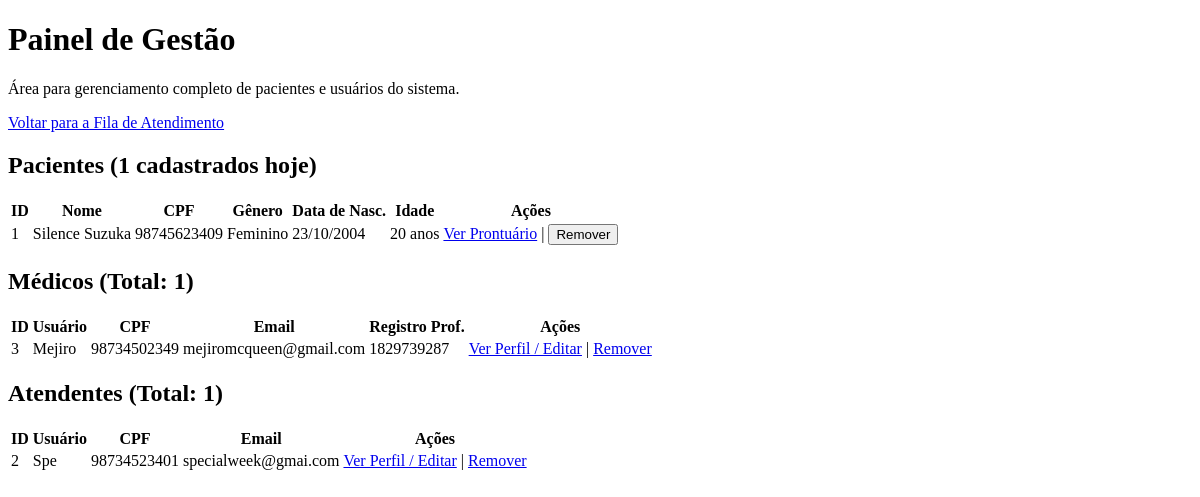
The app's page /master/gestao/ (signed in), older data.
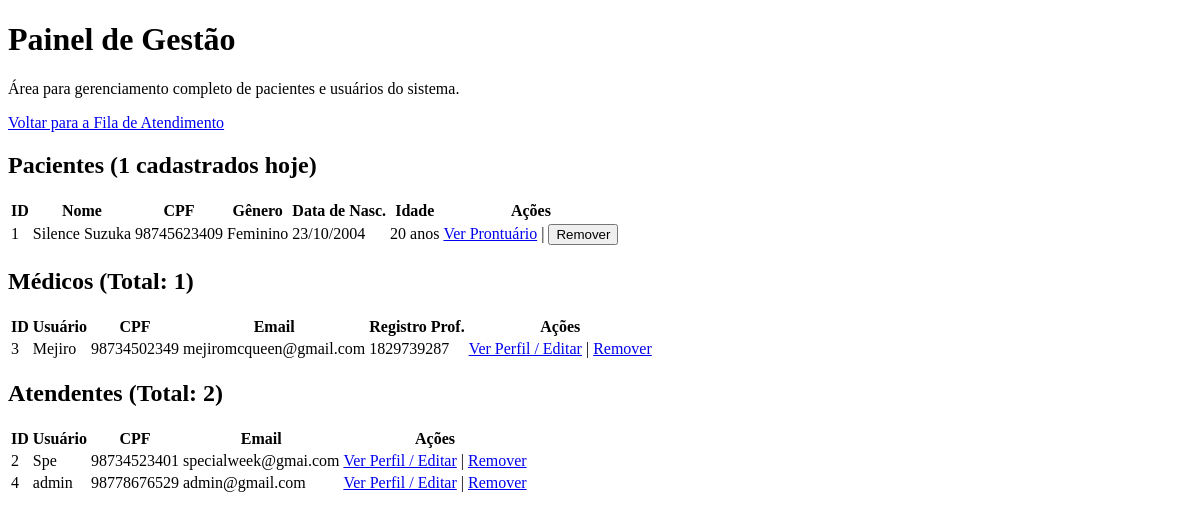
The same page, newer data.
### triagem/models.py (models this page shows, shortened)
class Paciente(models.Model):
    Sexualidade = [
        ('Masculino', 'Masculino'),
        ('Feminino', 'Feminino'),
    ]
    Convenios = [
        ('SUS', 'SUS'),
        ('Unimed', 'Unimed'),
        ('Hapvida', 'Hapvida'),
        ('Amil', 'Amil'),
        ('Bradesco Saude', 'Bradesco Saude'),
    ]
    Status = [
        ('Aguardando', 'Aguardando'),
        ('Em atendimento', 'Em atendimento'),
        ('Concluido', 'Concluido'),
    ]
    Sintomas = [
        ('Dor_Toracica', 'Dor Torácica / Aperto no Peito'),
        ('Falta_de_Ar', 'Falta de Ar / Dificuldade para Respirar'),
        ('Alteracao_Neurologica_Grave', 'Alteração de Consciência / Convulsão / Confusão'),
        ('Sangramento_Ativo', 'Sangramento Ativo / Vômito ou Fezes com Sangue'),
        ('Febre', 'Febre / Calafrios'),
        ('Dor_de_Cabeca', 'Dor de Cabeça'),
        ('Tontura_MalEstar', 'Tontura / Fraqueza / Mal-estar Geral'),
        ('Sintomas_Respiratorios_Leves', 'Tosse / Espirros / Dor de Garganta'),
        ('Dor_Abdominal', 'Dor Abdominal / Cólica'),
        ('Sintomas_Gastrointestinais', 'Náusea / Vômito / Diarreia'),
        ('Lesao_Trauma', 'Lesão / Trauma / Queda Recente'),
        ('Dor_Locomotora', 'Dor Muscular / Articular / Lombar'),
        ('Reacao_Alergica_Pele', 'Reação Alérgica / Erupção na Pele / Inchaço'),
        ('Queixa_Urinaria', 'Queixa Urinária (Dor ao urinar / Sangue na urina)'),
        ('Outro', 'Outro'),
    ]
    Risco = [
        ('Vermelho', 'Emergência'),
        ('Laranja', 'Muito Urgente'),
        ('Amarelo', 'Urgente'),
        ('Verde', 'Pouco Urgente'),
        ('Azul', 'Não Urgente'),
    ]
    Profissionais = [
        ('Clinica Medica', 'Clinica Medica'),
        ('Ortopedia', 'Ortopedia'),
        ('Pediatria', 'Pediatria'),
        ('Cardiologia', 'Cardiologia'),
        ('Neurologia', 'Neurologia'),
    ]
    nome = models.CharField(max_length=100)
    data_nascimento = models.DateField(verbose_name="Data de Nascimento")
    sexo = models.CharField(choices=Sexualidade, max_length=50)
    cpf = models.CharField(unique=True, max_length=11)
    convenio = models.CharField(choices=Convenios, max_length=50)
    temperatura = models.FloatField(max_length=3)
    pressao_sistolica = models.CharField(max_length=3) # Valor maior
    pressao_diastolica = models.CharField(max_length=3) # Valor menor
    pulso = models.CharField(max_length=3)
    frequenciaRespiratoria = models.CharField(max_length=3)
    saturacao = models.CharField(max_length=3)
    glicemia = models.CharField(max_length=3)
    dor = models.IntegerField(validators=[MinValueValidator(0), MaxValueValidator(10)])
    queixa = models.CharField(max_length=1000)
    inicio_sintomas = models.DateField()
    sintomas_associados = models.CharField(choices=Sintomas, max_length=50)
    observacoes = models.CharField(blank=True, null=True, max_length=1000)
    classificacao = models.CharField(choices=Risco, max_length=50,blank=True, null=True)
    justificativa = models.CharField(blank=True, null=True)
    encaminhamento = models.CharField(choices=Profissionais, max_length=50,blank=True, null=True)
    status = models.CharField(max_length=20, choices=Status, default='Aguardando',blank=True, null=True)
    hora_chegada = models.DateTimeField(default=timezone.now, blank=True)
    hora_inicio_atendimento = models.DateTimeField(null=True, blank=True)
    hora_fim_atendimento = models.DateTimeField(null=True, blank=True)
    atendente = models.ForeignKey(settings.AUTH_USER_MODEL, on_delete=models.PROTECT, related_name='pacientes_criados')
    medico_responsavel = models.ForeignKey(settings.AUTH_USER_MODEL, on_delete=models.SET_NULL, related_name='pacientes_atendidos', null=True, blank=True)
    @property
    def idade(self):
        if not self.data_nascimento:
            return None # Retorna nada se a data de nascimento não estiver preenchida
        hoje = date.today()
        idade_calculada = hoje.year - self.data_nascimento.year - ((hoje.month, hoje.day) < (self.data_nascimento.month, self.data_nascimento.day))
        return idade_calculada

class CustomUser(AbstractUser):
    class TipoUsuario(models.TextChoices):
        ATENDENTE = 'ATENDENTE', 'Atendente'
        MEDICO = 'MEDICO', 'Médico'
        ADMIN = 'ADMIN', 'Admin'
    Especializacoes = [
        ('CLINICA_GERAL', 'Clínica Geral'),
        ('CARDIOLOGIA', 'Cardiologia'),
        ('ORTOPEDIA', 'Ortopedia'),
        ('PEDIATRIA', 'Pediatria'),
        ('NEUROLOGIA', 'Neurologia'),
        ('OUTRA', 'Outra')
    ]
    nome_completo = models.CharField(max_length=255)
    email = models.EmailField(unique=True)
    cpf = models.CharField(max_length=11, unique=True)
    tipo_usuario = models.CharField(max_length=10, choices=TipoUsuario.choices, default=TipoUsuario.ATENDENTE)
    registro_profissional = models.CharField(max_length=20, blank=True, null=True)   # Permite que o valor seja nulo no banco
    especializacao = models.CharField(max_length=50, choices=Especializacoes,blank=True,null=True)
    USERNAME_FIELD = 'username'
    REQUIRED_FIELDS = ['email', 'nome_completo', 'cpf']

### triagem/decorators.py (the view)
    def _wrapped_view(request, *args, **kwargs):
        if not (request.user.is_superuser or (request.user.is_authenticated and request.user.tipo_usuario == 'ADMIN')):
            raise PermissionDenied
        return view_func(request, *args, **kwargs)

### triagem/views.py (called while the page is built)
@login_required
@admin_required # Garante que apenas usuários Admin possam acessar esta página
def gestao_view(request):
    hoje = timezone.now().date()
    todos_pacientes = Paciente.objects.all().order_by('-id')
    pacientes_hoje = todos_pacientes.filter(hora_chegada__date=hoje).count()
    todos_medicos = CustomUser.objects.filter(tipo_usuario='MEDICO').order_by('nome_completo')
    total_medicos = todos_medicos.count()
    todos_atendentes = CustomUser.objects.filter(tipo_usuario='ATENDENTE').order_by('nome_completo')
    total_atendentes = todos_atendentes.count()
    context = {
        'pacientes': todos_pacientes,
        'pacientes_hoje': pacientes_hoje,
        'medicos': todos_medicos,
        'total_medicos': total_medicos,
        'atendentes': todos_atendentes,
        'total_atendentes': total_atendentes,
    }
    return render(request, 'site/gestao.html', context)

### triagem/templates/site/gestao.html (shortened to what this page needs)
<!DOCTYPE html>
<html lang="en">
<head>
</head>
<body>
    <body>
    <div class="container">
        <h1>Painel de Gestão</h1>
        <p>Área para gerenciamento completo de pacientes e usuários do sistema.</p>
        <p><a href="{% url 'hosp:index' %}">Voltar para a Fila de Atendimento</a></p>
        <h2>Pacientes ({{ pacientes_hoje }} cadastrados hoje)</h2>
        <table>
            <thead>
                <tr>
                    <th>ID</th>
                    <th>Nome</th>
                    <th>CPF</th>
                    <th>Gênero</th>
                    <th>Data de Nasc.</th>
                    <th>Idade</th>
                    <th>Ações</th>
                </tr>
            </thead>
            <tbody>
                {% for paciente in pacientes %}
                <tr>
                    <td>{{ paciente.id }}</td>
                    <td>{{ paciente.nome }}</td>
                    <td>{{ paciente.cpf }}</td>
                    <td>{{ paciente.get_sexo_display }}</td>
                    <td>{{ paciente.data_nascimento|date:"d/m/Y" }}</td>
                    <td>{{ paciente.idade }} anos</td>
                    <td>
                        <a href="{% url 'hosp:mostrar' pk=paciente.pk %}">Ver Prontuário</a> |
                        <form action="{% url 'hosp:deletar' pk=paciente.pk %}" method="post" style="display: inline;" onsubmit="return confirm('Tem certeza que deseja remover este paciente?');">
                            <button type="submit" class="button-delete">Remover</button>
                        </form>
                    </td>
                </tr>
                {% empty %}
                <tr><td colspan="7" style="text-align: center;">Nenhum paciente cadastrado.</td></tr>
                {% endfor %}
            </tbody>
        </table>
        <h2>Médicos (Total: {{ total_medicos }})</h2>
        <table>
            <thead>
                <tr>
                    <th>ID</th>
                    <th>Usuário</th>
                    <th>CPF</th>
                    <th>Email</th>
                    <th>Registro Prof.</th>
                    <th>Ações</th>
                </tr>
            </thead>
            <tbody>
                {% for medico in medicos %}
                <tr>
                    <td>{{ medico.id }}</td>
                    <td>{{ medico.username }}</td>
                    <td>{{ medico.cpf }}</td>
                    <td>{{ medico.email }}</td>
                    <td>{{ medico.registro_profissional|default:"-" }}</td>
                    <td>
                        <a href="{% url 'admin:triagem_customuser_change' medico.pk %}">Ver Perfil / Editar</a> |
                        <a href="{% url 'admin:triagem_customuser_delete' medico.pk %}">Remover</a>
                    </td>
                </tr>
                {% empty %}
                <tr><td colspan="6" style="text-align: center;">Nenhum médico cadastrado.</td></tr>
                {% endfor %}
            </tbody>
        </table>
        <h2>Atendentes (Total: {{ total_atendentes }})</h2>
        <table>
            <thead>
                <tr>
                    <th>ID</th>
                    <th>Usuário</th>
                    <th>CPF</th>
                    <th>Email</th>
                    <th>Ações</th>
                </tr>
            </thead>
            <tbody>
                {% for atendente in atendentes %}
                <tr>
                    <td>{{ atendente.id }}</td>
                    <td>{{ atendente.username }}</td>
                    <td>{{ atendente.cpf }}</td>
                    <td>{{ atendente.email }}</td>
                    <td>
                        <a href="{% url 'admin:triagem_customuser_change' atendente.pk %}">Ver Perfil / Editar</a> |
                        <a href="{% url 'admin:triagem_customuser_delete' atendente.pk %}">Remover</a>
                    </td>
                </tr>
                {% empty %}
                <tr><td colspan="5" style="text-align: center;">Nenhum atendente cadastrado.</td></tr>
                {% endfor %}
            </tbody>
        </table>
    </div>
</body>
</html>

Row changes from the older to the newer data that the page shows:
added CustomUser: id "4", username "admin", cpf "98778676529", email "admin@gmail.com", shown under "Atendentes (Total: 2)"
Text that changed along with them:
{{ total_atendentes }}: "1" → "2"
